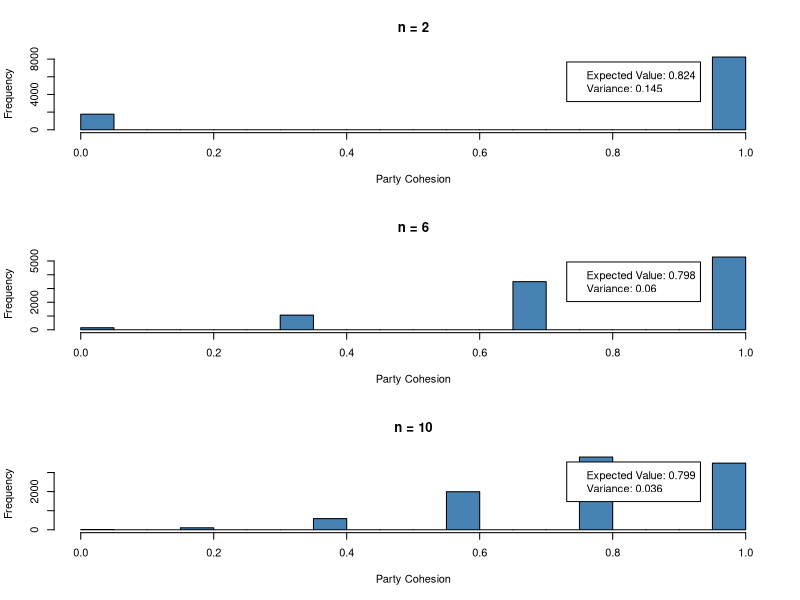
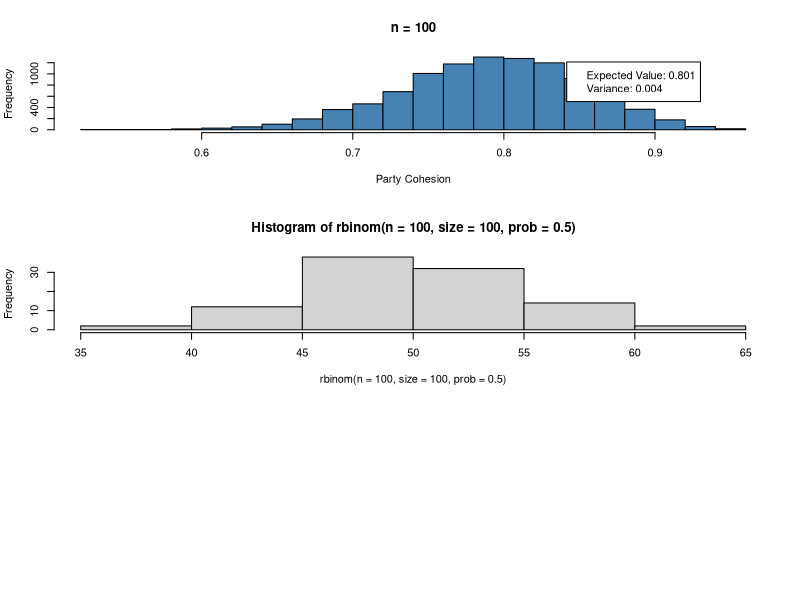

Source code (R) for these figures, in order:
## ---- chunk 1
party_strength <- function(n) {
  K <- rbinom(10000, n, 0.9)
  R <- abs(2 * K - n) / n
  
  return(R)
}

graph_party_strength <- function(sims, title) {
  hist(sims, br = 20, col = "steelblue", main = title, xlab = "Party Cohesion")
  legend("topright", 
         c(paste0("Expected Value: ", round(mean(sims), digits = 3)), 
                  paste0("Variance: ", round(var(sims), digits = 3))),
         inset = 0.1)
}
## ---- chunk 2
par(mfrow = c(3, 1))
graph_party_strength(party_strength(2), "n = 2")
graph_party_strength(party_strength(6), "n = 6")
graph_party_strength(party_strength(10), "n = 10")
## ---- chunk 3
graph_party_strength(party_strength(100), "n = 100")
## ---- chunk 4
hist(rbinom(n = 100, size = 100, prob = 0.5))
## ---- chunk 5
rbinom(1, 100, 0.5)
sum(rbinom(100, 1, 0.5))
## ---- chunk 6
means <- c()
for (i in 1:10) {
  x <- rnorm(n = 100, mean = 0, sd = 1)
  means[i] <- mean(x)
}
means
